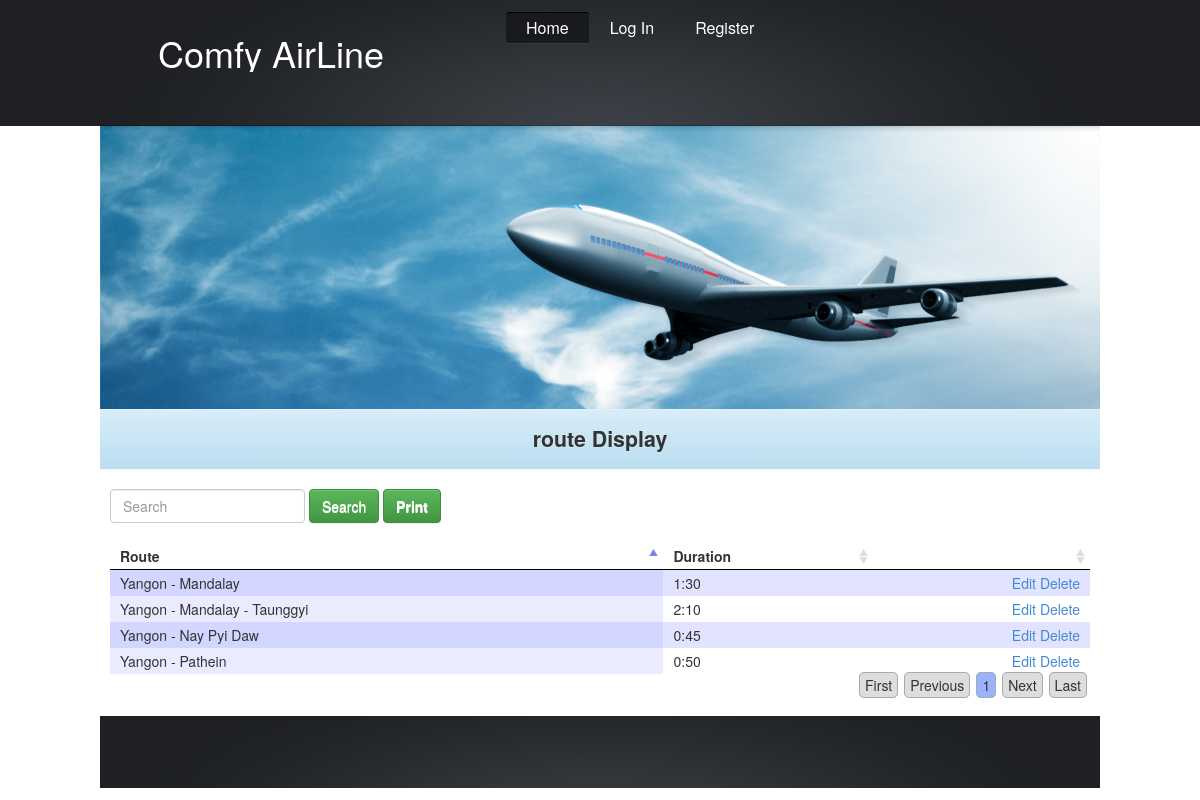
The app's page /route-display.php with its own data.
### tables this page shows
CREATE TABLE IF NOT EXISTS `routes` (
  `route_id` varchar(15) NOT NULL,
  `title` varchar(50) NOT NULL,
  `hour` int(2) NOT NULL,
  `min` int(2) NOT NULL,
  `remark` varchar(255) NOT NULL,
  PRIMARY KEY (`route_id`)
);

### includes/routeHelper.php (called while the page is built, shortened)
<?php
class routeHelper {
    public static function selectAll() {
        $sql = "SELECT * " .
                "FROM routes " .
                "ORDER BY title";
        $result = mysql_query($sql) or die(mysql_error());
        $output = array();
        while ($row = mysql_fetch_array($result)) {
            $output[] = array(
                'route_id' => $row['route_id'],
                'title' => $row['title'],
                'hour' => $row['hour'],
                'min' => $row['min'],
                'remark'=> $row['remark']
            );
        }
        return $output;
    }
}
?>

### route-display.php (the view, shortened to what this page needs)
<?php require_once ('includes/routeHelper.php'); ?>
<?php
if (isset($_POST['submitted'])) {
    if (isset($_POST['searchKey'])) {
        $searchKey = $_POST['searchKey'];
    }
    $flightData = routeHelper::searchRoute($searchKey);
} else {
    $flightData = routeHelper::selectAll();
}
?>
<?php include ('includes/header.php'); ?>
<link href="css/jquery.dataTables.css" rel="stylesheet" type="text/css" />
<div class="row">
    <div class="col-md-12">
        <form class="form-inline" id="search" name="search" action="route-display.php" method="post" role="form" >
            <div class="form-group">
                <input type="text" id="searchKey" name="searchKey" class="form-control" value="<?php echo isset($_POST['searchKey']) ? $_POST['searchKey'] : "" ?>" maxlength="30" placeholder="Search"/>
            </div>
            <div class="form-group btn-row">
                <button type="submit" name="submitted" class="btn btn-default btn-success my-btn">Search</button>
                <?php
                $link = "print_route.php";
                ?>
                <a href="<?php echo $link; ?>" target="_blank" class="btn btn-default btn-success my-btn">Print</a>
            </div>
        </form>
        <br/>
        <table id="route-table">
            <thead>
            <th>Route</th>
            <th>Duration</th>
            <th></th>
            </thead>
            <tbody>
                <?php foreach ($flightData as $row) { ?>
                    <tr>
                        <td><?php echo $row['title']; ?></td>
                        <td><?php echo $row['hour'] . ":" . $row['min']; ?></td>
                        <td class="action-column">
                            <a href="routes.php?route_id=<?php echo $row['route_id'];?>">Edit</a>
                            <a href="routes.php?route_id=<?php echo $row['route_id'];?>&action=delete" class="delete-link">Delete</a>
                        </td>
                    </tr>
                <?php } ?>
            </tbody>
        </table>
    </div>
</div>
<?php include ('includes/footer.php'); ?>

### css/style.css (style rules this page uses)
body { background:#fff; border:0; font:14px Arial, Helvetica, sans-serif; color:#3c4046; line-height:20px; min-width:1000px; }
a { color:#1e749a; text-decoration:underline; outline:none; }
a { outline:none; }

### css/custom-style.css (style rules this page uses)
a.btn, a.btn:link, a.btn:visited { color: #FFFFFF; font-weight:bold; }
table .action-column { text-align:right; }

### records on screen
routes: title "Yangon - Mandalay", hour "1", min "30"
routes: title "Yangon - Mandalay - Taunggyi", hour "2", min "10"
routes: title "Yangon - Nay Pyi Daw", hour "0", min "45"
routes: title "Yangon - Pathein", hour "0", min "50"

### other values on screen
$pageTitle "route Display"
